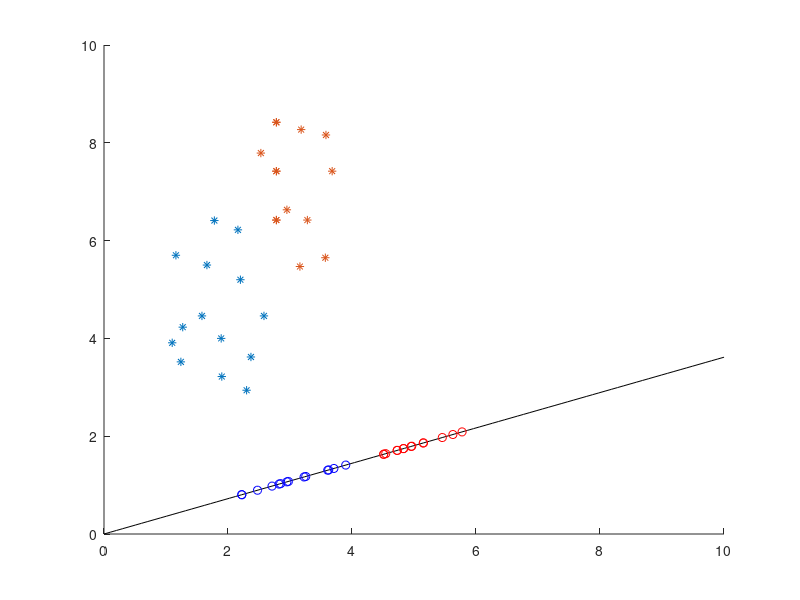
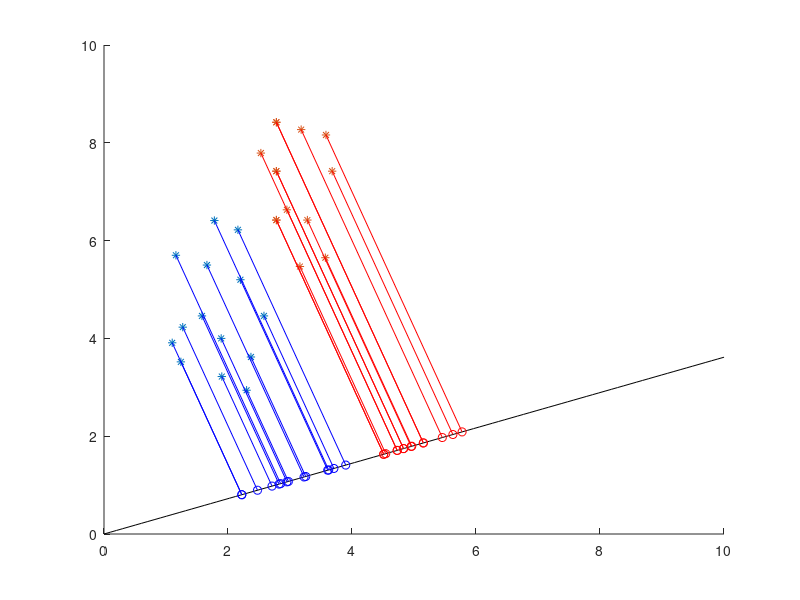

Write the MATLAB code that produced these figures, in order.
clc,clear,close all;
blue = load('ex3Data/ex3blue.dat'); % 14x2
red = load('ex3Data/ex3red.dat');

blue = blue';
red = red';

miu_blue = mean(blue,2);
miu_red = mean(red,2);

sw = (blue-miu_blue)*(blue-miu_blue)'+(red-miu_red)*(red-miu_red)';
sb = (miu_blue-miu_red)*(miu_blue-miu_red)';
theta = inv(sw)*(miu_blue-miu_red)

u = theta./sqrt(sum(theta.^2));
blue_projection = u*u'*blue;
red_projection = u*u'*red;

x = linspace(0,10,100);
y = x.*theta(2)./theta(1);

figure;
hold on;
scatter(blue(1,:),blue(2,:),'*b');
scatter(red(1,:),red(2,:),'*r');
plot(x,y,'k');
scatter(blue_projection(1,:),blue_projection(2,:),'b');
scatter(red_projection(1,:),red_projection(2,:),'r');
axis([0 10 0 10]);

figure;
hold on;
scatter(blue(1,:),blue(2,:),'*b');
scatter(red(1,:),red(2,:),'*r');
plot(x,y,'k');
scatter(blue_projection(1,:),blue_projection(2,:),'b');
scatter(red_projection(1,:),red_projection(2,:),'r');
line([blue(1,:);blue_projection(1,:)],[blue(2,:);blue_projection(2,:)],'Color','blue');
line([red(1,:);red_projection(1,:)],[red(2,:);red_projection(2,:)],'Color','red');
axis([0 10 0 10]);